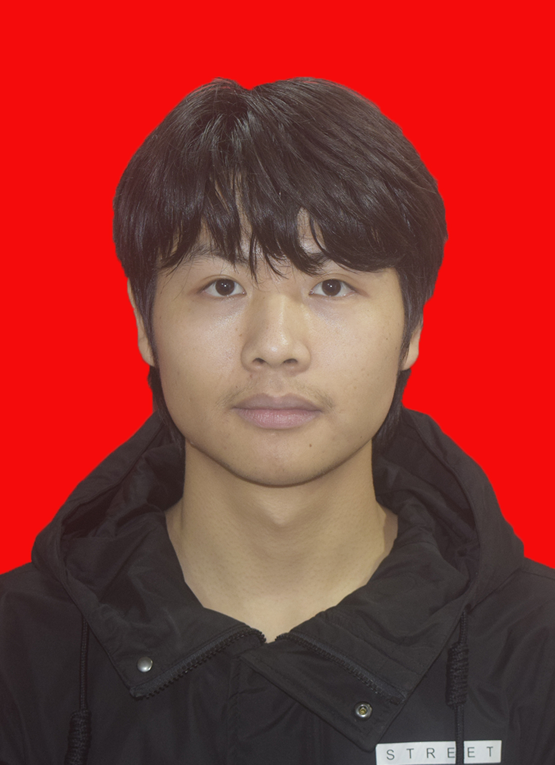
#> input picture face/1.jpg, 1110 x 1530 px (shown at 1/2 size)
$ python '感知哈希算法.py'
#> lines starting #> are read from the running program, lines starting #| are printed output that depends on the picture

import cv2

import numpy as np

from itertools import chain
class PHash(object):

    @staticmethod

    def pHash(img_name):

        """

        get image pHash value

        """
#> called with img_name = '1.jpg'

        # 加载并调整图片为32x32灰度图片

        img = cv2.imread(img_name, 0)
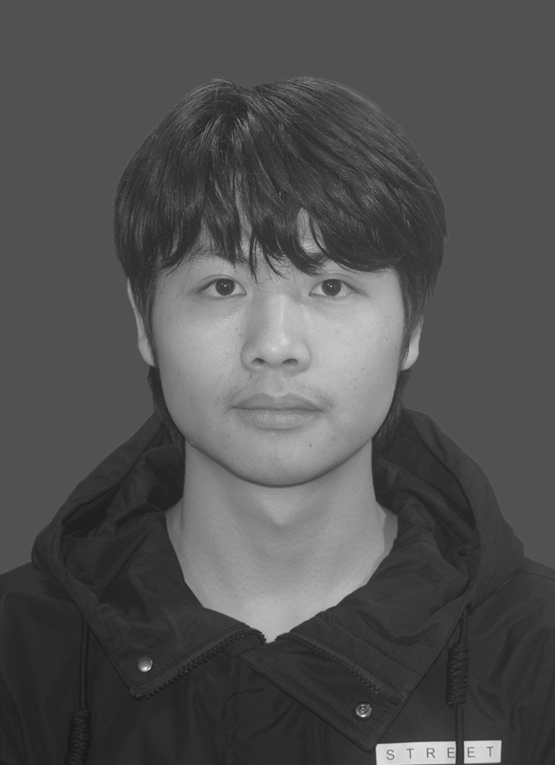
#> img: shape (1530, 1110) (shown at 1/2 size); min 23, max 255, mean 81.5

        img = cv2.resize(img, (64, 64), interpolation=cv2.INTER_CUBIC)
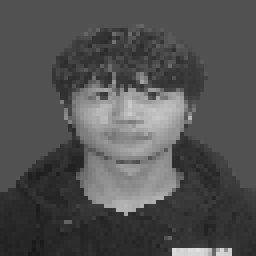
#> img: shape (64, 64) (shown 4 times larger); min 24, max 224, mean 81.6


        # 创建二维列表

        h, w = img.shape[:2]
#> h = 64; w = 64

        vis0 = np.zeros((h, w), np.float32)

        vis0[:h, :w] = img  # 填充数据


        # 二维Dct变换

        vis1 = cv2.dct(cv2.dct(vis0))
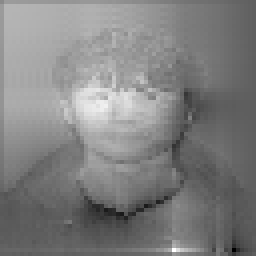
#> vis1: shape (64, 64) float32 (shown 4 times larger); min -170.5, max 293.2, mean 63.1; drawn with min black and max white

        # cv.SaveImage('a.jpg',cv.fromarray(vis0)) #保存图片

#> (the run stopped early here; a loop or call above may not have finished)

$ run again, with face/3.jpg copied over face/1.jpg
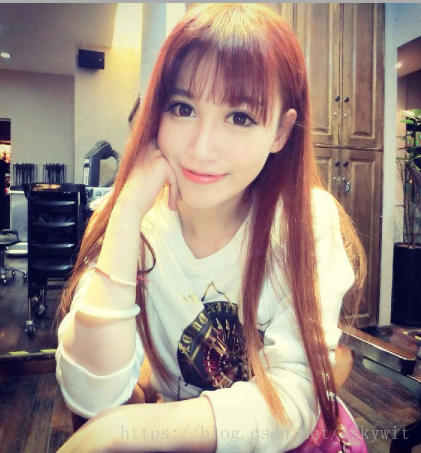
#> input picture face/3.jpg, 421 x 453 px
#> in pHash, `img = cv2.resize(img, (64, 64), interpolation=cv2.INTER_CUBIC)`:
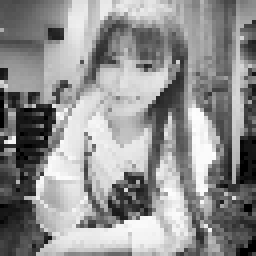
#> img: shape (64, 64) (shown 4 times larger); min 0, max 254, mean 143.9
#> in pHash, `vis1 = cv2.dct(cv2.dct(vis0))`:
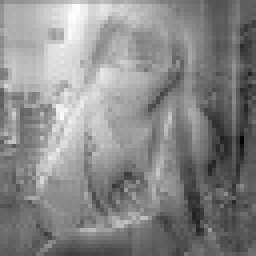
#> vis1: shape (64, 64) float32 (shown 4 times larger); min -237.7, max 413.9, mean 109.9; drawn with min black and max white

$ run again, with face/32.jpg copied over face/1.jpg
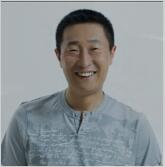
#> input picture face/32.jpg, 165 x 167 px
#> in pHash, `img = cv2.resize(img, (64, 64), interpolation=cv2.INTER_CUBIC)`:
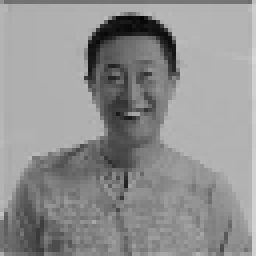
#> img: shape (64, 64) (shown 4 times larger); min 0, max 215, mean 144.2
#> in pHash, `vis1 = cv2.dct(cv2.dct(vis0))`:
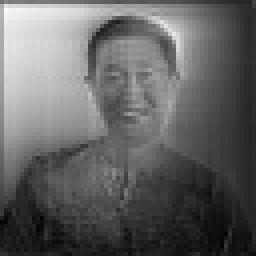
#> vis1: shape (64, 64) float32 (shown 4 times larger); min -31.2, max 357.8, mean 120.9; drawn with min black and max white
